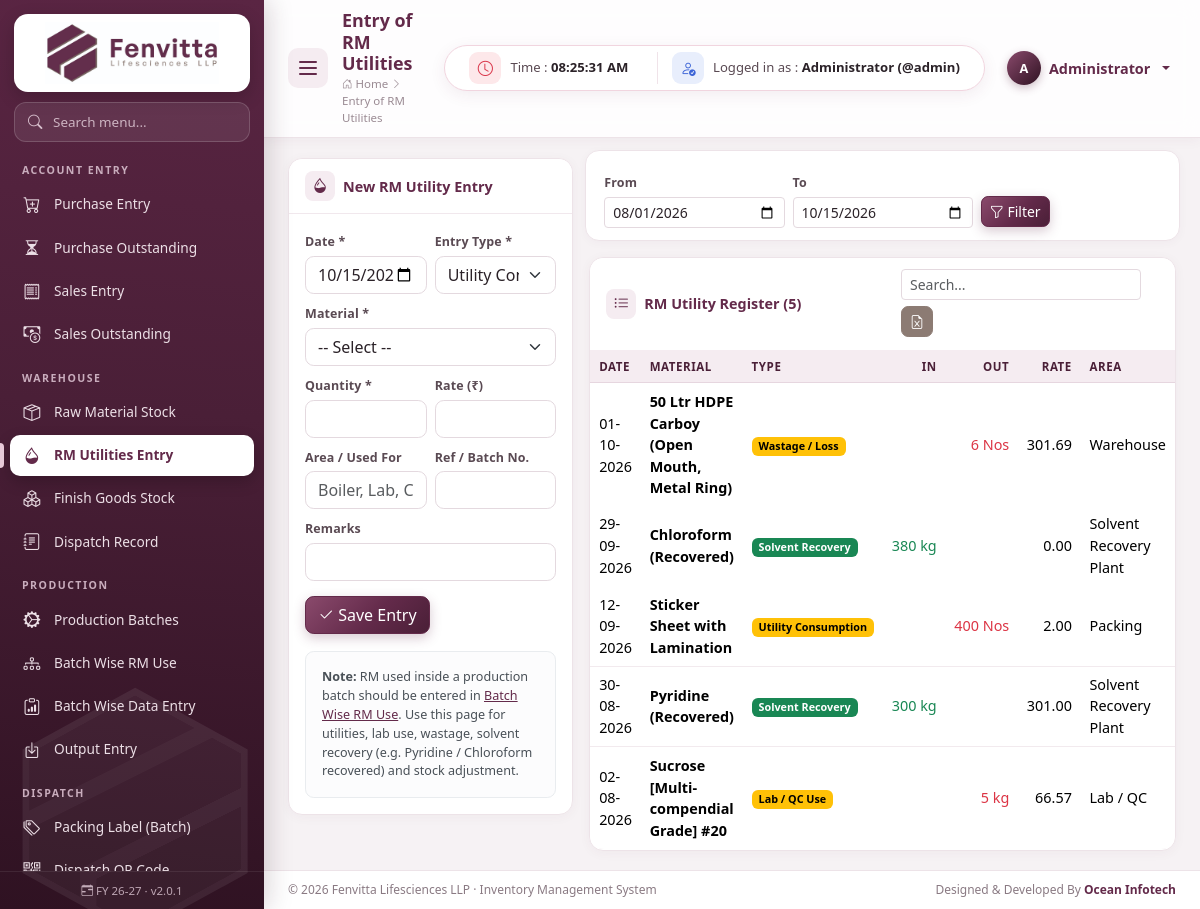
The app's page /modules/rm_utilities/index.php (signed in) with its own data.
### tables this page shows
CREATE TABLE `rm_utilities` (
  `id` int(11) NOT NULL AUTO_INCREMENT,
  `entry_date` date NOT NULL,
  `item_id` int(11) NOT NULL,
  `entry_type` varchar(30) NOT NULL,
  `qty` decimal(14,3) NOT NULL DEFAULT 0.000,
  `rate` decimal(14,2) NOT NULL DEFAULT 0.00,
  `area` varchar(100) DEFAULT NULL,
  `ref_no` varchar(60) DEFAULT NULL,
  `remarks` varchar(255) DEFAULT NULL,
  `created_by` int(11) DEFAULT NULL,
  `created_at` timestamp NOT NULL DEFAULT current_timestamp(),
  PRIMARY KEY (`id`),
  KEY `item_id` (`item_id`),
  KEY `entry_date` (`entry_date`)
);

CREATE TABLE `items` (
  `id` int(11) NOT NULL AUTO_INCREMENT,
  `item_type` enum('RM','PM','FG','CONSUMABLE','SERVICE') NOT NULL DEFAULT 'RM',
  `code` varchar(40) DEFAULT NULL,
  `name` varchar(150) NOT NULL,
  `cas_no` varchar(40) DEFAULT NULL,
  `grade` varchar(60) DEFAULT NULL,
  `hsn` varchar(20) DEFAULT NULL,
  `unit` varchar(15) NOT NULL DEFAULT 'kg',
  `gst_rate` decimal(5,2) NOT NULL DEFAULT 18.00,
  `std_rate` decimal(14,2) NOT NULL DEFAULT 0.00,
  `reorder_level` decimal(14,3) NOT NULL DEFAULT 0.000,
  `opening_qty` decimal(14,3) NOT NULL DEFAULT 0.000,
  `opening_rate` decimal(14,2) NOT NULL DEFAULT 0.00,
  `opening_date` date DEFAULT NULL,
  `shelf_life_months` int(11) NOT NULL DEFAULT 0,
  `is_active` tinyint(1) NOT NULL DEFAULT 1,
  `created_at` timestamp NOT NULL DEFAULT current_timestamp(),
  PRIMARY KEY (`id`),
  KEY `item_type` (`item_type`)
);

### includes/db.php (called while the page is built, shortened)
<?php
$conn = null;
function db()
{
    global $conn;
    if ($conn === null) {
        try {
            $conn = mysqli_connect(DB_HOST, DB_USER, DB_PASS, DB_NAME, DB_PORT);
            mysqli_set_charset($conn, 'utf8mb4');
        } catch (mysqli_sql_exception $e) {
            http_response_code(500);
            die('<h3 style="font-family:sans-serif;color:#632a4a">Database connection failed.</h3>'
                . '<p style="font-family:sans-serif">Check <code>config/config.php</code> and import <code>database/fenvita_inventory.sql</code>.<br><small>'
                . htmlspecialchars($e->getMessage()) . '</small></p>');
        }
    }
    return $conn;
}
function q($sql, $params = [])
{
    $stmt = mysqli_prepare(db(), $sql);
    if ($params) {
        $types = '';
        $values = [];
        foreach ($params as $p) {
            if (is_int($p)) {
                $types .= 'i';
            } elseif (is_float($p)) {
                $types .= 'd';
            } else {
                $types .= 's';
            }
            $values[] = $p;
        }
        mysqli_stmt_bind_param($stmt, $types, ...$values);
    }
    mysqli_stmt_execute($stmt);
    $result = mysqli_stmt_get_result($stmt);
    return $result === false ? true : $result;
}
function rows($sql, $params = [])
{
    $result = q($sql, $params);
    return mysqli_fetch_all($result, MYSQLI_ASSOC);
}
function row($sql, $params = [])
{
    $result = q($sql, $params);
    $r = mysqli_fetch_assoc($result);
    return $r ?: null;
}
function val($sql, $params = [])
{
    $result = q($sql, $params);
    $r = mysqli_fetch_row($result);
    return $r ? $r[0] : null;
}

### modules/rm_utilities/index.php (the view, shortened to what this page needs)
<?php
$entryTypes = [
    'Utility Consumption' => 'OUT',
    'Lab / QC Use' => 'OUT',
    'Wastage / Loss' => 'OUT',
    'Return to Vendor' => 'OUT',
    'Adjustment (-)' => 'OUT',
    'Solvent Recovery' => 'IN',
    'Return from Plant' => 'IN',
    'Adjustment (+)' => 'IN',
];
$from = get('from', date('Y-m-01', strtotime('-2 month')));
$to = get('to', today());
$list = rows('SELECT u.*, i.name item_name, i.unit FROM rm_utilities u JOIN items i ON i.id = u.item_id
              WHERE u.entry_date BETWEEN ? AND ? ORDER BY u.entry_date DESC, u.id DESC', [$from, $to]);
$items = items_for(['RM', 'PM', 'CONSUMABLE']);
include ROOT_PATH . '/includes/header.php';
?>
<div class="row g-3">
    <div class="col-xl-4">
        <div class="card">
            <div class="card-header"><i class="bi bi-droplet-half"></i> New RM Utility Entry</div>
            <div class="card-body">
                <form method="post">
                    <div class="row g-2">
                        <div class="col-6"><label class="form-label">Date *</label><input type="date" name="entry_date" class="form-control" value="<?= today() ?>" required></div>
                        <div class="col-6">
                            <label class="form-label">Entry Type *</label>
                            <select name="entry_type" class="form-select" required>
                                <optgroup label="Stock OUT">
                                    <?php foreach ($entryTypes as $t => $dir) if ($dir === 'OUT') echo '<option>' . e($t) . '</option>'; ?>
                                </optgroup>
                            </select>
                        </div>
                        <div class="col-12">
                            <label class="form-label">Material *</label>
                            <select name="item_id" class="form-select" required data-stock-hint="#stockHint" data-rate-target="#rate"><?= item_options($items, null, true) ?></select>
                        </div>
                        <div class="col-6"><label class="form-label">Quantity *</label><input type="number" step="0.001" name="qty" class="form-control" required></div>
                        <div class="col-6"><label class="form-label">Rate (₹)</label><input type="number" step="0.01" name="rate" id="rate" class="form-control"></div>
                        <div class="col-6"><label class="form-label">Area / Used For</label><input name="area" class="form-control" list="areaList" placeholder="Boiler, Lab, Cleaning...">
                            </div>
                        <div class="col-6"><label class="form-label">Ref / Batch No.</label><input name="ref_no" class="form-control"></div>
                        <div class="col-12"><label class="form-label">Remarks</label><input name="remarks" class="form-control"></div>
                    </div>
                    <button class="btn btn-primary mt-3"><i class="bi bi-check2"></i> Save Entry</button>
                </form>
                <div class="alert alert-light small mt-3 mb-0">
                    <b>Note:</b> RM used inside a production batch should be entered in <a href="<?= url('batch_rm') ?>">Batch Wise RM Use</a>.
                    Use this page for utilities, lab use, wastage, solvent recovery (e.g. Pyridine / Chloroform recovered) and stock adjustment.
                </div>
            </div>
        </div>
    </div>
    <div class="col-xl-8">
        <form class="filter-bar row g-2 align-items-end">
            <div class="col-md-4"><label class="form-label">From</label><input type="date" name="from" class="form-control form-control-sm" value="<?= e($from) ?>"></div>
            <div class="col-md-4"><label class="form-label">To</label><input type="date" name="to" class="form-control form-control-sm" value="<?= e($to) ?>"></div>
            <div class="col-md-4"><button class="btn btn-sm btn-primary"><i class="bi bi-funnel"></i> Filter</button></div>
        </form>
        <div class="card">
            <div class="card-header"><i class="bi bi-list-ul"></i> RM Utility Register (<?= count($list) ?>)
                <div class="actions">
                    <input class="form-control form-control-sm table-search" placeholder="Search..." data-table-search="#tbl">
                    <button class="btn btn-sm btn-accent" data-export="#tbl" data-filename="rm-utilities"><i class="bi bi-file-earmark-excel"></i></button>
                </div>
            </div>
            <div class="table-responsive">
                <table class="table table-sm table-hover" id="tbl">
                    <thead><tr><th>Date</th><th>Material</th><th>Type</th><th class="num">In</th><th class="num">Out</th><th class="num">Rate</th><th>Area</th><th>Ref</th><th>Remarks</th><th class="no-export"></th></tr></thead>
                    <tbody>
                    <?php foreach ($list as $u): $in = ($entryTypes[$u['entry_type']] ?? 'OUT') === 'IN'; ?>
                        <tr>
                            <td><?= dmy($u['entry_date']) ?></td>
                            <td class="fw-semibold"><?= e($u['item_name']) ?></td>
                            <td><span class="badge <?= $in ? 'text-bg-success' : 'text-bg-warning' ?>"><?= e($u['entry_type']) ?></span></td>
                            <td class="num text-success"><?= $in ? qty($u['qty']) . ' ' . e($u['unit']) : '' ?></td>
                            <td class="num text-danger"><?= $in ? '' : qty($u['qty']) . ' ' . e($u['unit']) ?></td>
                            <td class="num"><?= inr($u['rate']) ?></td>
                            <td><?= e($u['area']) ?></td>
                        </tr>
                    <?php endforeach; ?>
                    </tbody>
                </table>
            </div>
        </div>
    </div>
</div>
<?php include ROOT_PATH . '/includes/footer.php'; ?>

### assets/css/style.css (style rules this page uses)
:root { --fv-primary: #632a4a; --fv-primary-dark: #4a1f37; --fv-primary-deep: #2f1222; --fv-primary-soft: #8a4a6c; --fv-primary-light: #f5ecf1; --fv-accent: #8c7b73; --fv-accent-light: #efe9e6; --fv-bg: #f6f2f4; --fv-text: #2b2228; --sidebar-w: 264px; --sidebar-mini-w: 78px; --ease: cubic-bezier(.4, 0, .2, 1); --bs-primary: #632a4a; --bs-primary-rgb: 99, 42, 74; --bs-link-color: #632a4a; --bs-link-color-rgb: 99, 42, 74; --bs-link-hover-color: #4a1f37; --bs-link-hover-color-rgb: 74, 31, 55; --bs-body-font-family: "Segoe UI", Inter, Roboto, "Helvetica Neue", Arial, sans-serif; --bs-body-color: #2b2228; --bs-border-radius: .55rem; }
body { background: var(--fv-bg); font-size: .9rem; }
* { scrollbar-width: thin; scrollbar-color: #cdb7c3 transparent; }
.btn { transition: all .2s var(--ease); font-weight: 500; }
.btn-primary { --bs-btn-bg: var(--fv-primary); --bs-btn-border-color: var(--fv-primary); --bs-btn-hover-bg: var(--fv-primary-dark); --bs-btn-hover-border-color: var(--fv-primary-dark); --bs-btn-active-bg: var(--fv-primary-deep); --bs-btn-active-border-color: var(--fv-primary-deep); --bs-btn-disabled-bg: var(--fv-primary); --bs-btn-disabled-border-color: var(--fv-primary); background-image: linear-gradient(135deg, var(--fv-primary-soft) 0%, var(--fv-primary) 55%, var(--fv-primary-dark) 100%); box-shadow: 0 4px 12px rgba(99, 42, 74, .25); }
.btn-accent { --bs-btn-color: #fff; --bs-btn-bg: var(--fv-accent); --bs-btn-border-color: var(--fv-accent); --bs-btn-hover-color: #fff; --bs-btn-hover-bg: #74655e; --bs-btn-hover-border-color: #74655e; --bs-btn-active-color: #fff; --bs-btn-active-bg: #655750; }
.btn-sm { border-radius: .45rem; }
.form-control, .form-select { border-color: #e4d9df; transition: border-color .2s, box-shadow .2s; }
.form-label { font-weight: 600; font-size: .78rem; color: #5a4a53; margin-bottom: .25rem; letter-spacing: .01em; }
.content > *, .content > .row > [class*="col"] { animation: fadeUp .5s var(--ease) both; }
.content > .row > [class*="col"]:nth-child(2) { animation-delay: .07s; }
.table tbody tr { animation: fadeIn .4s ease both; }
.card { border: 1px solid #ede3e8; border-radius: 14px; box-shadow: 0 2px 12px rgba(99, 42, 74, .045); transition: box-shadow .25s, transform .25s; }
.card-header { background: #fff; border-bottom: 1px solid #f1e8ed; font-weight: 700; color: var(--fv-primary); padding: 12px 16px; border-radius: 14px 14px 0 0 !important; display: flex; align-items: center; gap: 8px; flex-wrap: wrap; }
.card-header > i:first-child { width: 30px; height: 30px; border-radius: 8px; display: inline-grid; place-items: center; background: var(--fv-primary-light); font-size: .95rem; }
.card-header .actions { margin-left: auto; display: flex; gap: 6px; flex-wrap: wrap; align-items: center; }
.table { --bs-table-hover-bg: #fbf5f8; margin-bottom: 0; }
.table thead th { background: var(--fv-primary-light); color: var(--fv-primary-dark); font-size: .72rem; text-transform: uppercase; letter-spacing: .05em; font-weight: 700; white-space: nowrap; border-bottom: 1px solid #e6d6df; vertical-align: middle; }
.table td { vertical-align: middle; border-color: #f2eaee; }
.table-hover tbody tr { transition: background .15s; }
.table-sm td, .table-sm th { padding: .45rem .55rem; }
.table-responsive { border-radius: 0 0 14px 14px; }
.num { text-align: right; white-space: nowrap; font-variant-numeric: tabular-nums; }
.badge { font-weight: 600; padding: .38em .65em; border-radius: 6px; }
.filter-bar { background: #fff; border: 1px solid #ede3e8; border-radius: 14px; padding: 12px 14px; margin-bottom: 16px; box-shadow: 0 2px 10px rgba(99, 42, 74, .035); }
.table-search { max-width: 240px; }

### records on screen
rm_utilities: entry_date "01-10-2026", item.name "50 Ltr HDPE Carboy (Open Mouth, Metal Ring)", entry_type "Wastage / Loss", qty "6", item.unit "Nos", rate "301.69", area "Warehouse"
rm_utilities: entry_date "29-09-2026", item.name "Chloroform (Recovered)", entry_type "Solvent Recovery", qty "380", item.unit "kg", rate "0.00", area "Solvent Recovery Plant"
rm_utilities: entry_date "12-09-2026", item.name "Sticker Sheet with Lamination", entry_type "Utility Consumption", qty "400", item.unit "Nos", rate "2.00", area "Packing"
rm_utilities: entry_date "30-08-2026", item.name "Pyridine (Recovered)", entry_type "Solvent Recovery", qty "300", item.unit "kg", rate "301.00", area "Solvent Recovery Plant"
rm_utilities: entry_date "02-08-2026", item.name "Sucrose [Multi-compendial Grade] #20", entry_type "Lab / QC Use", qty "5", item.unit "kg", rate "66.57", area "Lab / QC"

### other values on screen
$navItem[0] "ACCOUNT ENTRY"
$navSub[0] "Purchase Entry"
$navSub[0] "Purchase Outstanding"
$navSub[0] "Sales Entry"
$navSub[0] "Sales Outstanding"
$navItem[0] "WAREHOUSE"
$navSub[0] "Raw Material Stock"
$navSub[0] "RM Utilities Entry"
$navSub[0] "Finish Goods Stock"
$navSub[0] "Dispatch Record"
$navItem[0] "PRODUCTION"
$navSub[0] "Production Batches"
$navSub[0] "Batch Wise RM Use"
$navSub[0] "Batch Wise Data Entry"
$navSub[0] "Output Entry"
